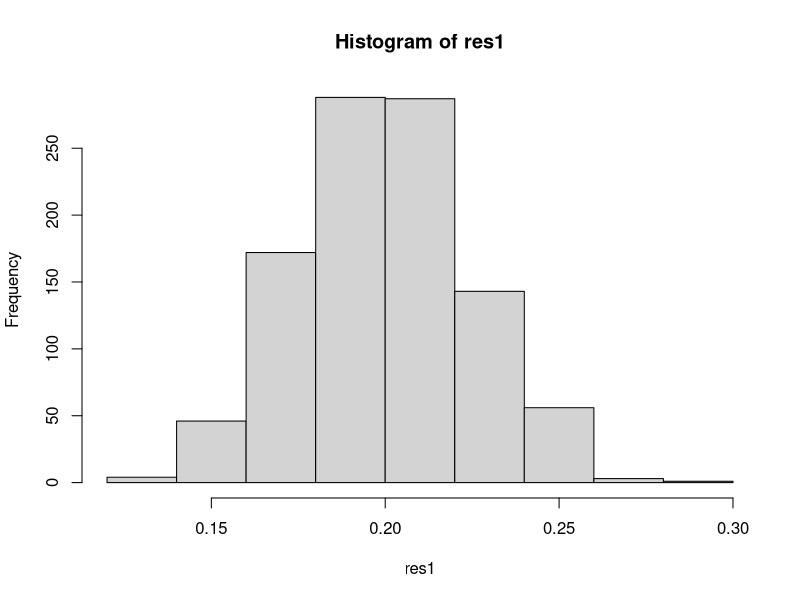
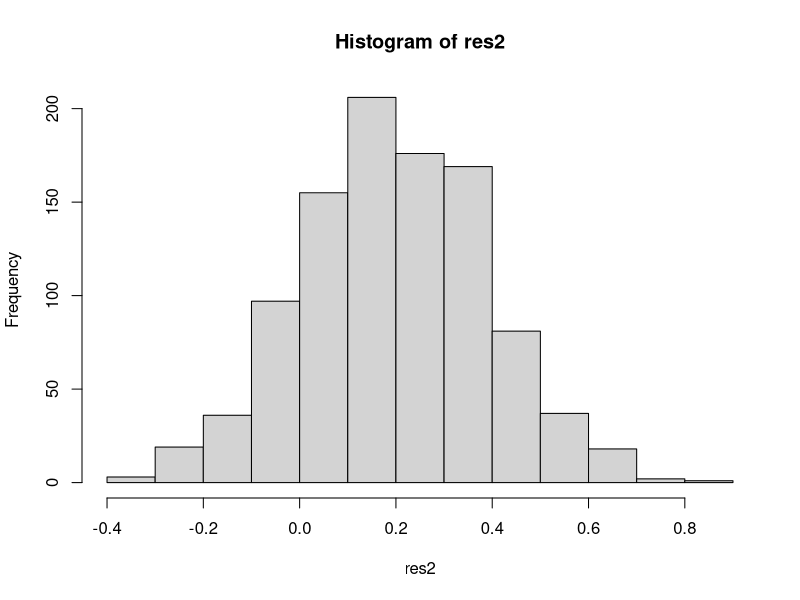

Reproduce these figures in R, in order.
## ---- chunk 1
# somma i numeri da 1 a 10
sum(1:10)
## ---- chunk 2
msg = "hello world"
print(msg)
print(msg)
print(msg)
print(msg)
print(msg)
## ---- chunk 3
n = 10
for(i in 1:n){
# quali operazioni
}
## ---- chunk 4
for(i in 1:5){
print(paste("hello word", i, sep = "_"))
}
## ---- chunk 5
for(i in 1:10){ 
  print(i)
}
## ---- chunk 6
vec=1:5

for(i in 1:length(vec)){ 
  
  print(vec[i])

  }
## ---- chunk 7
vec=1:5

for(i in vec){ 
  
  print(i)

}
## ---- chunk 8
x = 5

while (x < 15) { 
  print(x)
  x = x + 1 
}
## ---- chunk 9
repeat{
  lancia_dado = sample(1:6, 1)
  print(lancia_dado)
  if(lancia_dado == 6) break
}
## ---- chunk 10
i=1
repeat { 
  print(i)
  i=i+1 
  if(i > 3)break
  }
## ---- chunk 11
i=1
while (i < 4) { 
  print(i)
  i=i+1 
  }
## ---- chunk 12
somma = 0 # inizializziamo la somma a 0
x = 1:10 #vettore x 

for(i in 1:length(x)){ # per tutta la lunghezza di x = 1:10 
  somma = somma + x[i]
}
## ---- chunk 13
my_sum = function(x){
  somma = 0 # inizializziamo la somma a 0
  for(i in seq_along(x)){  # equivalente a 1:length(x)
    somma = somma + x[i]
  }
  return(somma)
}

x = rnorm(100)
my_sum(x)
sum(x)
## ---- chunk 14
mydf = read.csv(file = "data/mydf_2.csv") #carico il dataset 
str(mydf)

group_mean = .2 #effetto medio atteso
var_mean = .1   #variabilità nell'effetto atteso
n_subj = max(mydf$id) #numero soggetti
## ---- chunk 15
set.seed(111) # x replicabilità della simulazione

niter = 1000 # numero di iterazioni
res1 = rep(NA, niter) # vettore di risultati
age_z = mydf$age_z

for(i in 1:niter) {
  
  # effetto
  b_mu = rnorm(n_subj, mean = group_mean, sd = var_mean)
  # Simulo un vettore y per ogni iterazione,
  # che avrà tanti elementi quanti soggetti
  y = 0 + b_mu * age_z
  # Modello lineare
  mod = lm(y ~ 1 + age_z)
  res1[i] = mod$coefficients[[2]] # Estraggo l'effetto dell'età
}
## ---- chunk 16
# effetto medio stimato
mean(res1)
# istogramma dei risultati
hist(res1)
## ---- chunk 17
var_mean = .8  #variabilità nell'effetto atteso
## ---- chunk 18
res2 = rep(NA, niter) # vettore di risultati

for(i in 1:niter) {
  
  # effetto
  b_mu = rnorm(n_subj, mean = group_mean, sd = var_mean)
  
  # Simulo un vettore y per ogni iterazione,
  # che avrà tanti elementi quanti soggetti
  y = 0 + b_mu * age_z 
  
  # Modello lineare
  mod = lm(y ~ 1 + age_z)
  res2[i] = mod$coefficients[[2]] # Estraggo l'effetto dell'età
}
## ---- chunk 19
# effetto medio stimato
mean(res2)
# istogramma dei risultati
hist(res2)
## ---- chunk 20
for(i in 1:3){ # livello 1
  for(j in 1:3){ # livello 2
      print(paste(i, j))
  }
}
## ---- chunk 21
# Definire parametri della ricerca
gruppi=c("Controllo", "Trattamento")  # Nomi dei gruppi
num_soggetti=10                      # Numero di soggetti per gruppo

# Creare una matrice per memorizzare i dati
res=data.frame(
  Gruppo = factor(),
  Soggetto = integer(),
  RT = numeric()
)
## ---- chunk 22
# Ciclo nested per simulare raccolta dati
set.seed(42)  # Per riproducibilità dei dati simulati

for (gruppo in gruppi) {
  
  for (soggetto in 1:num_soggetti) {
    
    # Simulare un tempo di reazione 
    RT=ifelse(gruppo == "Controllo", 
                             rlnorm(1, mean = .500, sd = .050),  
              # Media diversa per il gruppo Trattamento
                             rlnorm(1, mean = .450, sd = .050))
    
    # Aggiungere i dati al dataframe, aggiungendo una riga 
    res=rbind(res, 
        data.frame(Gruppo = gruppo, Soggetto = soggetto, RT = RT))
  }
}
## ---- chunk 23
str(res)
head(res)
mean(res$RT[res$Gruppo == "Controllo"])
mean(res$RT[res$Gruppo == "Trattamento"])
## ---- chunk 24
num_soggetti = 10
gruppo = character()
res2 =data.frame(Gruppo = character(num_soggetti), 
                  Partecipante = integer(num_soggetti), RT = numeric(num_soggetti))

for (i in 1:num_soggetti) {
  
    gruppo[i] = ifelse(i < 5, "Controllo","Trattamento")
    
    RT = ifelse(gruppo[i] == "Controllo", 
                rlnorm(1, .500, .050), rlnorm(1, .450, .050))
    
    res2$Gruppo[i] = gruppo[i] 
    
    res2$Partecipante[i] = i
    
    res2$RT[i] = RT                 
}
## ---- chunk 25
str(res2)
head(res2)
mean(res2$RT[res2$Gruppo == "Controllo"])
mean(res2$RT[res2$Gruppo == "Trattamento"])
